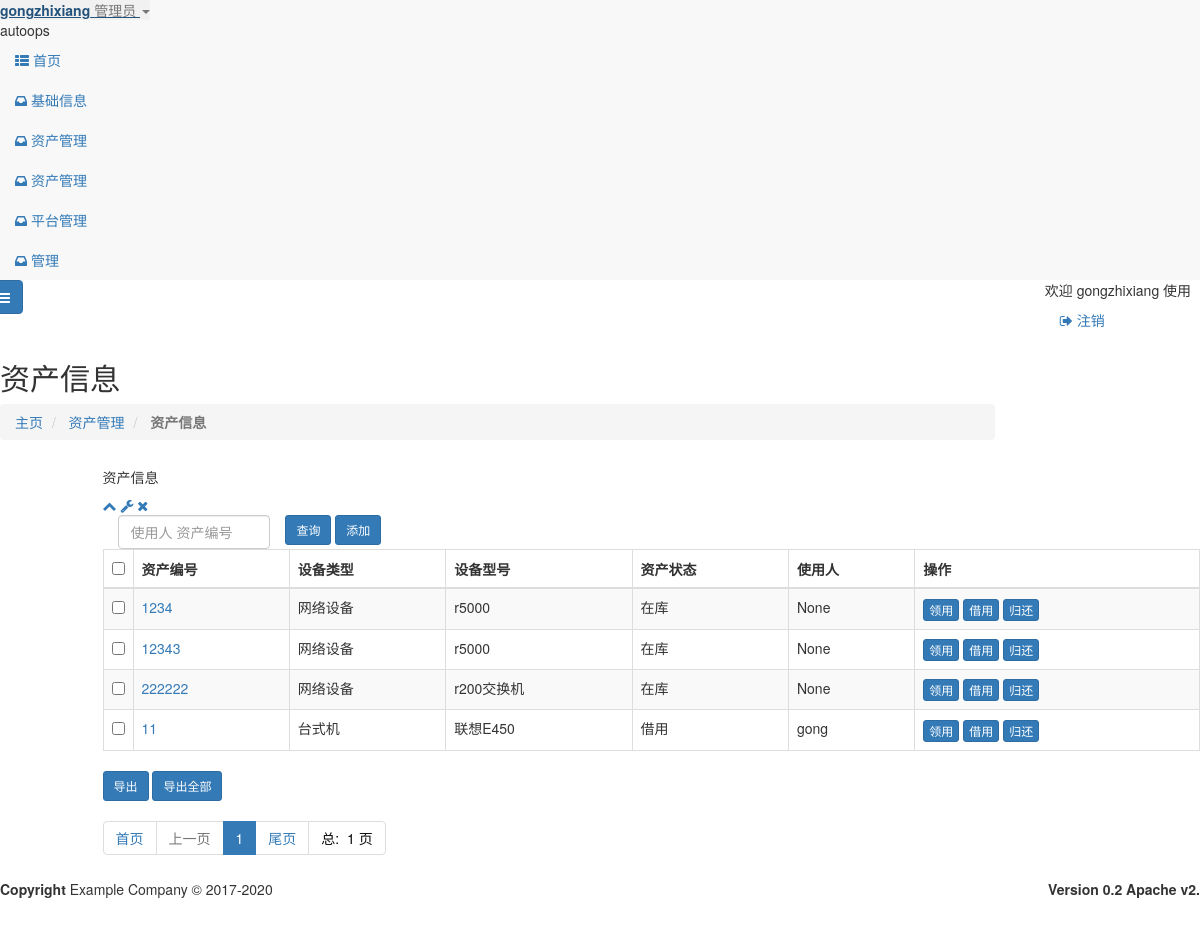
Before: /asstes/assets.html (signed in) with the older database file.
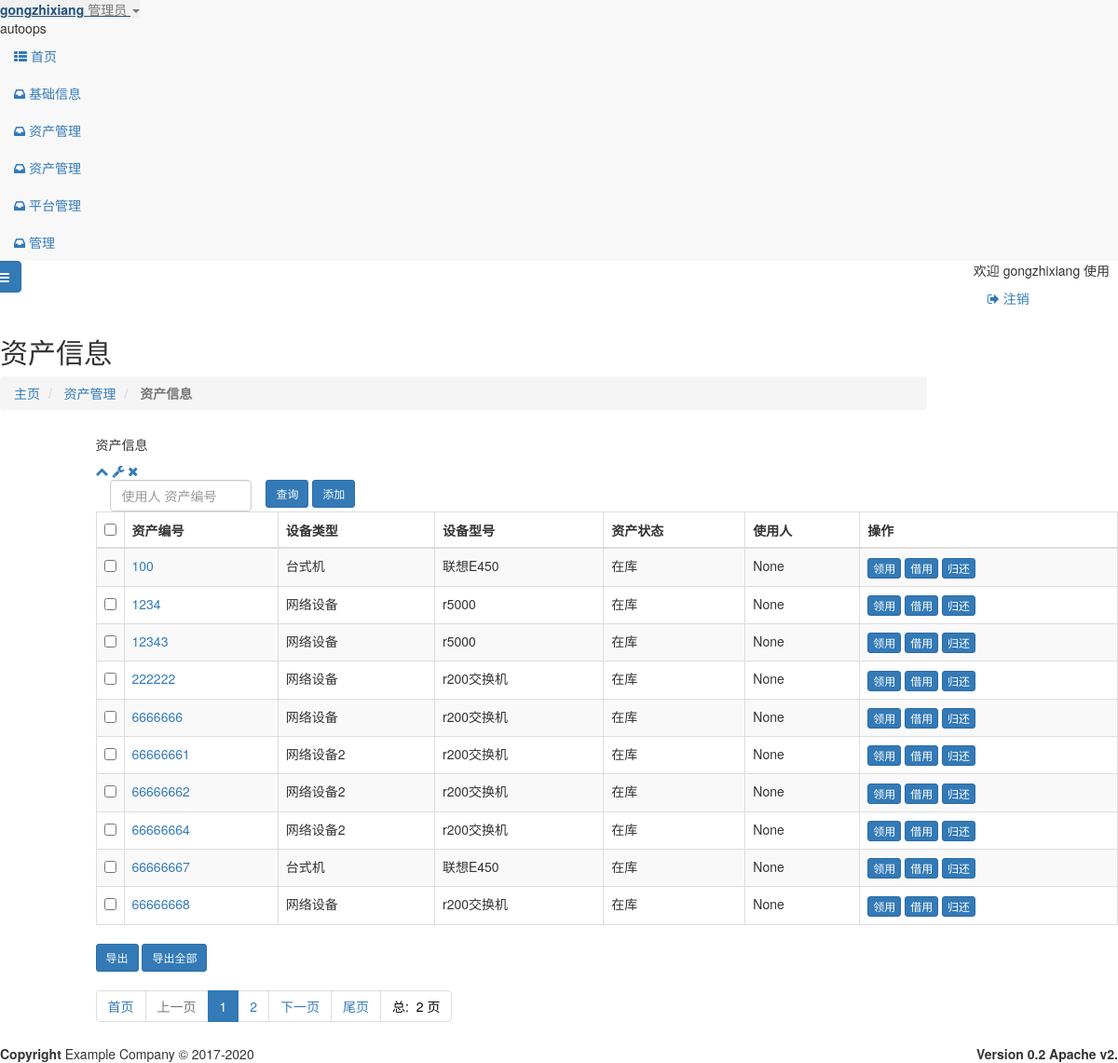
After: the same page with the newer database file.
### assets/models.py (models this page shows, shortened)
class assets(models.Model):
    uid = models.CharField(max_length=24,primary_key=True,verbose_name='资产编号',db_index=True)
    utype = models.ForeignKey(to=platform,on_delete=models.CASCADE,to_field='id',verbose_name='设备类型')
    usize = models.ForeignKey(to=platform_size,on_delete=models.CASCADE,to_field='id',verbose_name='设备型号')
    uconf = models.TextField(max_length=128,verbose_name='设备配置')
    active = models.ForeignKey(to=active,to_field='id',on_delete=models.CASCADE,verbose_name='状态',default=1)
    ctime = models.DateField(verbose_name='入库时间')
    user = models.CharField(verbose_name='使用人',max_length=24,db_index=True,null=True,blank=True)
    otime = models.DateField(verbose_name='领（借）用时间',null=True,blank=True)
    gtime = models.DateField(verbose_name='归还时间',null=True,blank=True)
    class Meta:
        db_table = "assets"
        verbose_name = "固定资产"
        verbose_name_plural = '固定资产'
        permissions = {
            ('read_assets', u"quit"
                            u"只读资产库"),
        }

class active(models.Model):
    name = models.CharField(max_length=24,verbose_name='状态',unique=True)
    class Meta:
        db_table = 'active'
        verbose_name = '资产状态'
        verbose_name_plural = verbose_name
    def __str__(self):
        return self.name

### base_info/models.py (models this page shows)
class platform(models.Model):
    id =models.AutoField(primary_key=True, blank=False, verbose_name='id')
    name = models.CharField(max_length=24, verbose_name='设备类型')
    class Meta:
        db_table = "platform"
        verbose_name = "设备类型"
        verbose_name_plural = '设备类型'
    def __str__(self):
        return self.name

class platform_size(models.Model):
    name = models.CharField(max_length=24,verbose_name='设备型号')
    platform = models.ForeignKey(verbose_name="设备型号",to=platform,to_field='id',on_delete=models.CASCADE)
    class Meta:
        db_table = "platform_size"
        verbose_name = "设备型号"
        verbose_name_plural = '设备型号'
    def __str__(self):
        return self.name

### assets/views.py (the view)
# urls.py: path('assets.html', views.AssetsList.as_view(), name='assets_list'),
class AssetsList(LoginRequiredMixin,ListView):
    template_name = 'assets/assets.html'
    model = assets
    context_object_name = 'assets_list'
    paginate_by = settings.DISPLAY_PER_PAGE
    ordering = ("active")
    def get_queryset(self):
        if self.request.GET.get('name'):
            query = self.request.GET.get('name', None)
            print(query)
            try:
                queryset =super().get_queryset().filter(Q(user=query)|Q(uid=query)).order_by('active')
            except BaseException:
                queryset =super().get_queryset().filter(Q(user=query)).order_by('active')
        else:
            queryset = super().get_queryset()
        return queryset

### templates/assets/assets.html (shortened to what the changed rows need)
{% extends "base.html" %}
{% load  static %}
{% block page-content %}
    <div class="row wrapper border-bottom white-bg page-heading ">
        <div class="col-lg-10">
            <h2>资产信息</h2>
        </div>
    </div>
    <div class="wrapper wrapper-content animated fadeInRight">
        <div class="row">
            <div class="col-lg-11" id="split-right">
                <div class="ibox float-e-margins">
                    <div class="ibox-content">
                        <div class="table-responsive">
                            <form id="del_form_cmdb_all" class="form-horizontal  "
                                  action="{% url "cmdb:cmdb_export" %}" method="post">
                                <table class="table table-striped table-bordered table-hover dataTables-cmdb">
                                    <thead>
                                    <tr>
                                        <th width="20"><input type="checkbox" id="CheckedAll"></th>
                                        <th>资产编号</th>
                                        <th>设备类型</th>
                                        <th>设备型号</th>
                                        <th>资产状态</th>
                                        <th>使用人</th>
                                        <th>操作</th>
                                    </tr>
                                    </thead>
                                    <tbody>
                                    {% for   row   in   assets_list %}
                                        <tr class="gradeA" id="{{ row.id }}">
                                            <td><input type="checkbox" value="{{ row.uid }}" name="id"></td>
                                            <td class="center">
                                                <a href='{% url 'assets:assets_detail' row.uid %}'>{{ row.uid }}</a>
                                            </td>
                                            <td class="center">{{ row.utype }}</td>
                                            <td class="center">{{ row.usize }}</td>
                                            <td class="center">{{ row.active }}</td>
                                            <td class="center">{{ row.user }}</td>
                                            <td><a class="btn btn-primary  btn-xs "
                                                   href="{% url "assets:assets_update_g" pk=row.uid %} ">领用</a>
                                                <a class="btn btn-primary  btn-xs "
                                                   href="{% url "assets:assets_update_o" pk=row.uid %} ">借用</a>
                                                <a class="btn btn-primary  btn-xs "
                                                   href="{% url "assets:assets_update_i" pk=row.uid %} ">归还</a>
                                            </td>
                                        </tr>
                                    {% endfor %}
                                    </tbody>
                                </table>
                                <div>
                                    <ul class="pagination">
                                        {% for p in paginator.page_range %}
                                            {% if  search_data %}
                                                {% if p == page_obj.number %}
                                                    <li class="active"><a
                                                            href="{% url "assets:assets_list" %}?page={{ p }}&{{ search_data }}"> {{ p }} </a>
                                                    </li>
                                                {% else %}
                                                    <li>
                                                        <a href="{% url "assets:assets_list" %}?page={{ p }}&{{ search_data }}"> {{ p }} </a>
                                                    </li>
                                                {% endif %}
                                            {% else %}
                                                {% if p == page_obj.number %}
                                                    <li class="active"><a
                                                            href="{% url "assets:assets_list" %}?page={{ p }}"> {{ p }} </a>
                                                    </li>
                                                {% else %}
                                                    <li>
                                                        <a href="{% url "assets:assets_list" %}?page={{ p }}"> {{ p }} </a>
                                                    </li>
                                                {% endif %}
                                            {% endif %}
                                        {% endfor %}
                                        {% if  page_obj.has_next %}
                                            <li>
                                                <a href="{% url "assets:assets_list" %}?page={{ page_obj.next_page_number }}&{{ search_data }}">
                                                    下一页 </a></li>
                                        {% endif %}
                                        <li><span
                                                style="color: #0a0a0a">总: &nbsp;{{ page_obj.paginator.num_pages }} 页 </span>
                                        </li>
                                    </ul>
                                </div>
                            </form>
                        </div>
                    </div>
                </div>
            </div>
        </div>
    </div>
{% endblock %}

Changed rows visible on the page:
no longer on this page (row edited): assets: uid "11", utype "台式机", usize "联想E450", active "借用", user "gong"
added assets: uid "100", utype "台式机", usize "联想E450", active "在库", user "None"
added assets: uid "6666666", utype "网络设备", usize "r200交换机", active "在库", user "None"
added assets: uid "66666661", utype "网络设备2", usize "r200交换机", active "在库", user "None"
added assets: uid "66666662", utype "网络设备2", usize "r200交换机", active "在库", user "None"
added assets: uid "66666664", utype "网络设备2", usize "r200交换机", active "在库", user "None"
added assets: uid "66666667", utype "台式机", usize "联想E450", active "在库", user "None"
added assets: uid "66666668", utype "网络设备", usize "r200交换机", active "在库", user "None"
Other visible differences:
{{ page_obj.paginator.num_pages }}: "1" → "2"
new list line: "2"
text now shown: "下一页"
